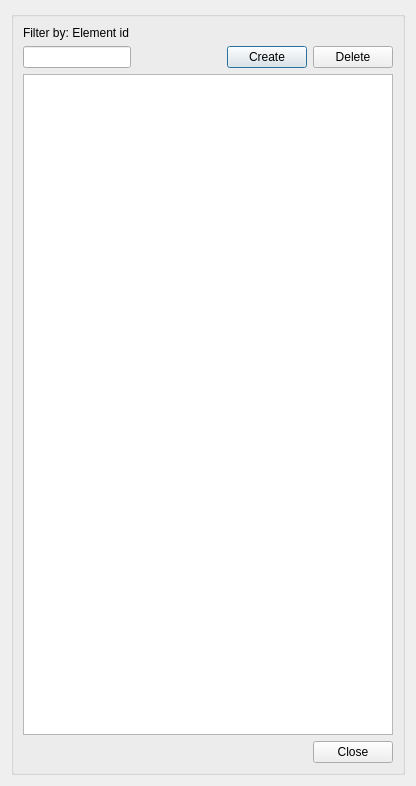
<?xml version="1.0" encoding="UTF-8"?>
<ui version="4.0">
 <class>dlg_element_manager</class>
 <widget class="QDialog" name="dlg_element_manager">
  <property name="geometry">
   <rect>
    <x>0</x>
    <y>0</y>
    <width>416</width>
    <height>786</height>
   </rect>
  </property>
  <property name="windowTitle">
   <string>Element management</string>
  </property>
  <layout class="QGridLayout" name="verticalLayout_4">
   <item row="0" column="0">
    <widget class="QGroupBox" name="groupBox">
     <property name="title">
      <string/>
     </property>
     <layout class="QGridLayout" name="verticalLayout_3">
      <item row="0" column="0">
       <widget class="QLabel" name="lbl_element_id">
        <property name="text">
         <string>Filter by: Element id</string>
        </property>
       </widget>
      </item>
      <item row="1" column="4">
       <widget class="QPushButton" name="btn_create">
        <property name="text">
         <string>Create</string>
        </property>
       </widget>
      </item>
      <item row="1" column="1" colspan="3">
       <spacer name="horizontalSpacer_2">
        <property name="orientation">
         <enum>Qt::Horizontal</enum>
        </property>
        <property name="sizeHint" stdset="0">
         <size>
          <width>80</width>
          <height>20</height>
         </size>
        </property>
       </spacer>
      </item>
      <item row="2" column="0" colspan="6">
       <widget class="QTableView" name="tbl_element">
        <property name="sortingEnabled">
         <bool>true</bool>
        </property>
       </widget>
      </item>
      <item row="1" column="5">
       <widget class="QPushButton" name="btn_delete">
        <property name="sizePolicy">
         <sizepolicy hsizetype="Fixed" vsizetype="Fixed">
          <horstretch>0</horstretch>
          <verstretch>0</verstretch>
         </sizepolicy>
        </property>
        <property name="text">
         <string>Delete</string>
        </property>
       </widget>
      </item>
      <item row="1" column="0">
       <widget class="QLineEdit" name="element_id">
        <property name="sizePolicy">
         <sizepolicy hsizetype="Fixed" vsizetype="Fixed">
          <horstretch>0</horstretch>
          <verstretch>0</verstretch>
         </sizepolicy>
        </property>
        <property name="text">
         <string/>
        </property>
       </widget>
      </item>
      <item row="4" column="0" colspan="6">
       <layout class="QGridLayout" name="lyt_buttons">
        <property name="topMargin">
         <number>0</number>
        </property>
        <item row="0" column="0">
         <spacer name="horizontalSpacer">
          <property name="orientation">
           <enum>Qt::Horizontal</enum>
          </property>
          <property name="sizeHint" stdset="0">
           <size>
            <width>40</width>
            <height>20</height>
           </size>
          </property>
         </spacer>
        </item>
        <item row="0" column="1">
         <widget class="QPushButton" name="btn_cancel">
          <property name="text">
           <string>Close</string>
          </property>
         </widget>
        </item>
       </layout>
      </item>
     </layout>
    </widget>
   </item>
  </layout>
 </widget>
 <tabstops>
  <tabstop>element_id</tabstop>
  <tabstop>tbl_element</tabstop>
  <tabstop>btn_create</tabstop>
  <tabstop>btn_delete</tabstop>
  <tabstop>btn_cancel</tabstop>
 </tabstops>
 <resources/>
 <connections/>
</ui>
